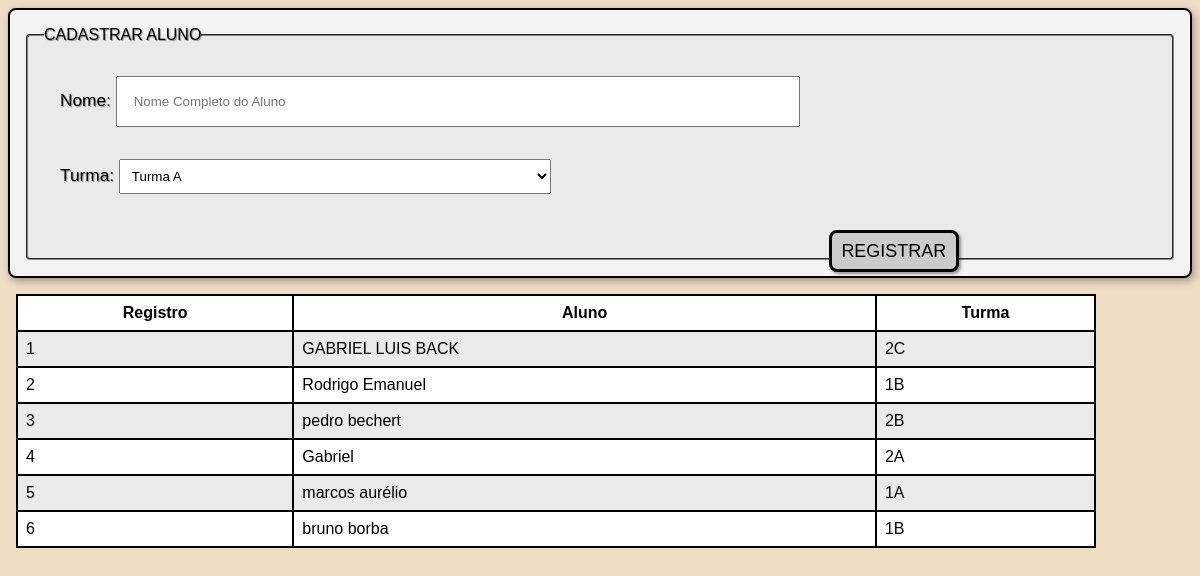
The page / on the database its author committed.
### tables this page shows
CREATE TABLE alunos (
        id INTEGER PRIMARY KEY AUTOINCREMENT,
        name TEXT NOT NULL,
        turma TEXT NOT NULL
    );

### SiteWeb-escola/app.py (the view, shortened to what this page needs)
@app.route('/', methods= ['GET', 'POST'])
def index():
    conn = get_db_connection()
    alunos = conn.execute('SELECT * FROM alunos').fetchall()
    conn.close()
    return render_template('index.html', alunos = alunos)

### SiteWeb-escola/app.py (called while the page is built)
def get_db_connection():
    conn = sqlite3.connect('SiteWeb-escola/escola.db')
    conn.row_factory = sqlite3.Row
    return conn

### SiteWeb-escola/templates/index.html (shortened to what this page needs)
<!DOCTYPE html>
<html lang="pt-br">
<head>
    <link rel="stylesheet" href="{{ url_for('static', filename='css/style.css') }}">
    <link rel="stylesheet" href="../static/css/style.css">
</head>
<body>
    <section class ="container">
        <form method="POST" action="/">
            <fieldset>
                <legend> CADASTRAR ALUNO </legend>
                <div>
                    <label for="Iname">Nome: </label>
                    <input type="text" name="name" id="Iname" autocomplete="name" placeholder="Nome Completo do Aluno" maxlength="30" minlength="5" required>
                </div>
                <div>
                    <label for="Iturma">Turma: </label>
                    <select name="turma" id="Iturma" required>
                        <optgroup label="1º Ano">
                            <option value="1A">Turma A</option>
                        </optgroup>
                    </select>
                </div>
                <div>
                    <input type="submit" value="REGISTRAR" id="registrarInput">
                </div>
            </fieldset>
        </form>
    </section>
    <table>
        <thead>
            <tr>
                <th>Registro</th>
                <th>Aluno</th>
                <th>Turma</th>
            </tr>
        </thead>
        <tbody>
            {% for aluno in alunos %}
            <tr>
                <td>{{ aluno.id }}</td>
                <td>{{ aluno.name }}</td>
                <td>{{ aluno.turma }}</td>
            </tr>
            {% endfor %}
        </tbody>
    </table>
</body>
</html>

### SiteWeb-escola/static/css/style.css (style rules this page uses)
* { padding: 0; margin: 0; font-family: Verdana, Geneva, Tahoma, sans-serif; }
body { background-color: rgb(239, 221, 198); }
.container { margin: auto; margin: 8px; padding: 16px; border: 2px solid black; border-radius: 8px; background-color: rgb(243, 243, 243); box-shadow: 2px 3px 8px rgba(0, 0, 0, 0.35); }
fieldset { position: relative; padding: 16px; border-radius: 4px; border-color: gray; text-shadow: 1px 1px 1px rgba(0, 0, 0, 0.405); background-color: rgb(234, 234, 234); }
form div { padding: 16px; font-size: 1.08em; }
input#Iname { padding: 16px; width: 60%; }
Select#Iturma { padding: 8px; width: 40%; }
input#registrarInput { position: absolute; width: 130px; height: 42px; background-color: rgb(203, 203, 203); padding: 8px; font-size: 1.04em; border: 3px solid black; border-radius: 8px; box-shadow: 2px 2px 3px rgba(0, 0, 0, 0.4); left: 70%; top: 87%; }
table, th, td { margin: auto; border-collapse: collapse; border: 2px solid black; padding: 8px; }
table { width: 90%; margin: 16px; background-color: white; }
tbody tr:nth-child(2n -1) { background-color: rgb(234, 234, 234); }

### rows shown on the page
alunos: id "1", name "GABRIEL LUIS BACK", turma "2C"
alunos: id "2", name "Rodrigo Emanuel", turma "1B"
alunos: id "3", name "pedro bechert", turma "2B"
alunos: id "4", name "Gabriel", turma "2A"
alunos: id "5", name "marcos aurélio", turma "1A"
alunos: id "6", name "bruno borba", turma "1B"
